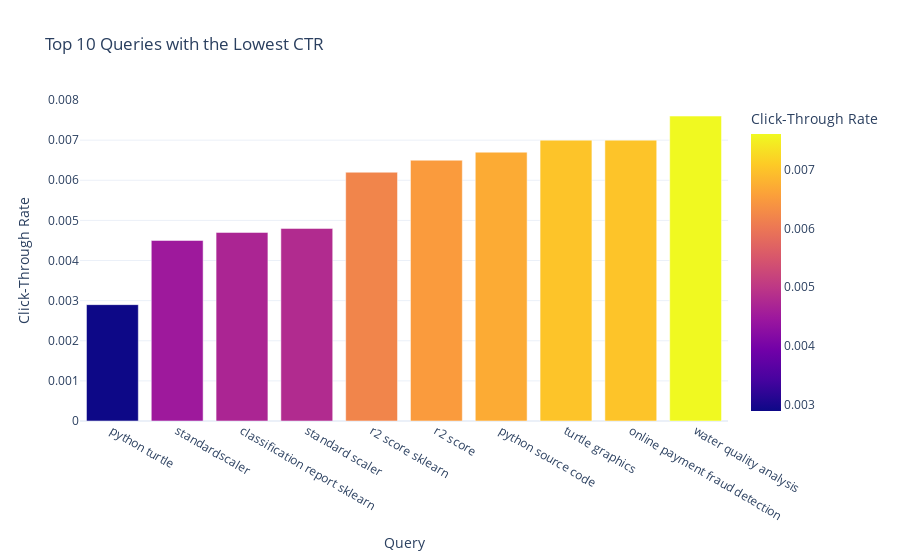

Write notebook code for a chart like this one.
### Code cell
lowest_ctr = data.sort_values(by='CTR', ascending=True).head(10)
fig_lowest_ctr = px.bar(lowest_ctr, x='Top queries', y='CTR', 
                        title='Top 10 Queries with the Lowest CTR', 
                        labels={'CTR':'Click-Through Rate', 'Top queries':'Query'},
                        color='CTR')
fig_lowest_ctr.show()

### Figure 1 — Plotly figure (JSON) as saved in the notebook; plotly's stock layout.template omitted (floating-point values rounded to 4 significant figures)
{"data": [{"hovertemplate": "Query=%{x}<br>Click-Through Rate=%{marker.color}<extra></extra>", "legendgroup": "", "marker": {"color": [0.0029, 0.0045, 0.0047, 0.0048, 0.0062, 0.0065, 0.0067, 0.007, 0.007, 0.0076], "coloraxis": "coloraxis", "pattern": {"shape": ""}}, "name": "", "orientation": "v", "showlegend": false, "textposition": "auto", "type": "bar", "x": ["python turtle", "standardscaler", "classification report sklearn", "standard scaler", "r2 score sklearn", "r2 score", "python source code", "turtle graphics", "online payment fraud detection", "water quality analysis"], "xaxis": "x", "y": [0.0029, 0.0045, 0.0047, 0.0048, 0.0062, 0.0065, 0.0067, 0.007, 0.007, 0.0076], "yaxis": "y"}], "layout": {"barmode": "relative", "coloraxis": {"colorbar": {"title": {"text": "Click-Through Rate"}}, "colorscale": [[0, "#0d0887"], [0.1111, "#46039f"], [0.2222, "#7201a8"], [0.3333, "#9c179e"], [0.4444, "#bd3786"], [0.5556, "#d8576b"], [0.6667, "#ed7953"], [0.7778, "#fb9f3a"], [0.8889, "#fdca26"], [1, "#f0f921"]]}, "legend": {"tracegroupgap": 0}, "title": {"text": "Top 10 Queries with the Lowest CTR"}, "xaxis": {"anchor": "y", "domain": [0, 1], "title": {"text": "Query"}}, "yaxis": {"anchor": "x", "domain": [0, 1], "title": {"text": "Click-Through Rate"}}}}
